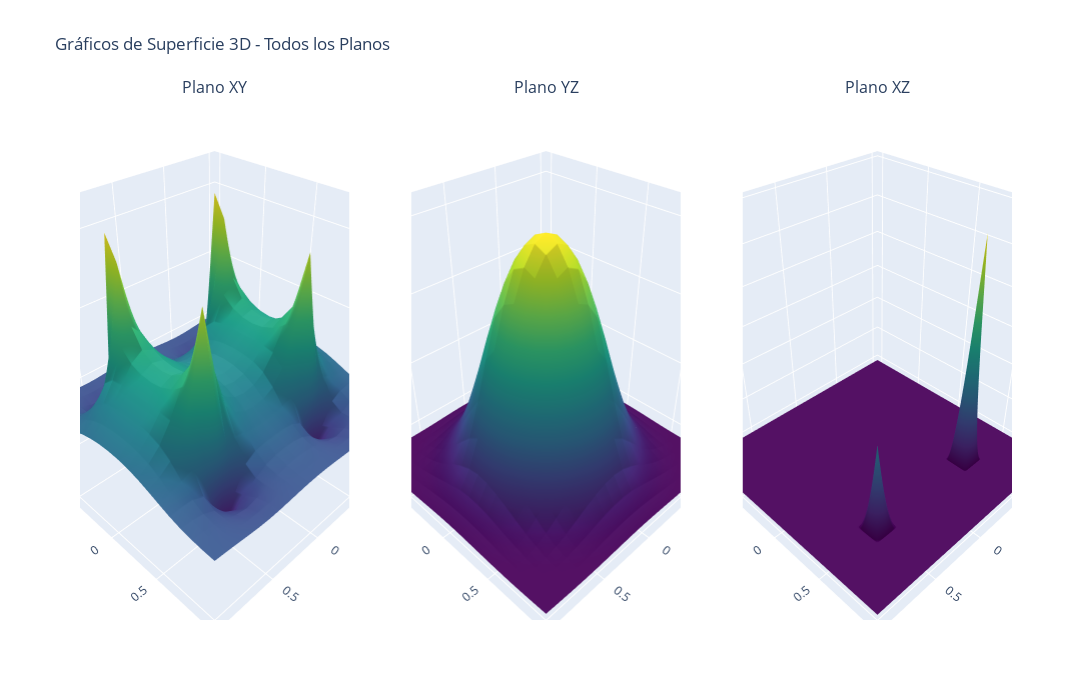

The notebook cell saved with this chart:
### Code cell
hplot.simple_3d_surface_plot(x_coil_results_c)

### Figure 1 — Plotly figure (JSON) as saved in the notebook; plotly's stock layout.template omitted (floating-point values rounded to 4 significant figures; data arrays with more than 128 entries replaced by an {"elided": "..."} marker saying what was removed)
{"data": [{"colorscale": [[0, "#440154"], [0.1111, "#482878"], [0.2222, "#3e4989"], [0.3333, "#31688e"], [0.4444, "#26828e"], [0.5556, "#1f9e89"], [0.6667, "#35b779"], [0.7778, "#6ece58"], [0.8889, "#b5de2b"], [1, "#fde725"]], "scene": "scene", "showscale": false, "type": "surface", "x": {"elided": "22x22 float values"}, "y": {"elided": "22x22 float values"}, "z": {"elided": "22x22 float values"}}, {"colorscale": [[0, "#440154"], [0.1111, "#482878"], [0.2222, "#3e4989"], [0.3333, "#31688e"], [0.4444, "#26828e"], [0.5556, "#1f9e89"], [0.6667, "#35b779"], [0.7778, "#6ece58"], [0.8889, "#b5de2b"], [1, "#fde725"]], "scene": "scene2", "showscale": false, "type": "surface", "x": {"elided": "22x22 float values"}, "y": {"elided": "22x22 float values"}, "z": {"elided": "22x22 float values"}}, {"colorscale": [[0, "#440154"], [0.1111, "#482878"], [0.2222, "#3e4989"], [0.3333, "#31688e"], [0.4444, "#26828e"], [0.5556, "#1f9e89"], [0.6667, "#35b779"], [0.7778, "#6ece58"], [0.8889, "#b5de2b"], [1, "#fde725"]], "scene": "scene3", "showscale": false, "type": "surface", "x": {"elided": "22x22 float values"}, "y": {"elided": "22x22 float values"}, "z": {"elided": "22x22 float values"}}], "layout": {"annotations": [{"font": {"size": 16}, "showarrow": false, "text": "Plano XY", "x": 0.1444, "xanchor": "center", "xref": "paper", "y": 1, "yanchor": "bottom", "yref": "paper"}, {"font": {"size": 16}, "showarrow": false, "text": "Plano YZ", "x": 0.5, "xanchor": "center", "xref": "paper", "y": 1, "yanchor": "bottom", "yref": "paper"}, {"font": {"size": 16}, "showarrow": false, "text": "Plano XZ", "x": 0.8556, "xanchor": "center", "xref": "paper", "y": 1, "yanchor": "bottom", "yref": "paper"}], "height": 700, "scene": {"domain": {"x": [0, 0.2889], "y": [0, 1]}}, "scene2": {"domain": {"x": [0.3556, 0.6444], "y": [0, 1]}}, "scene3": {"domain": {"x": [0.7111, 1], "y": [0, 1]}}, "showlegend": false, "title": {"text": "Gráficos de Superficie 3D - Todos los Planos"}, "width": 1800}}
